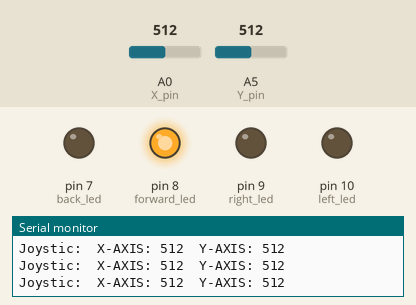
Simulated run of this sketch. Board: Arduino Uno, built with avr-gcc and run on an emulated ATmega328P. Parts: output pins drawn as LEDs (lit = HIGH), the last lines printed to the serial monitor. The inputs (shaded band) are chosen by the test bench; at power-on: A0 (X_pin) = 512, A5 (Y_pin) = 512.

Above: at 1.7 s.
1.8 s: A0 (X_pin) set to 508
At 2.2 s:
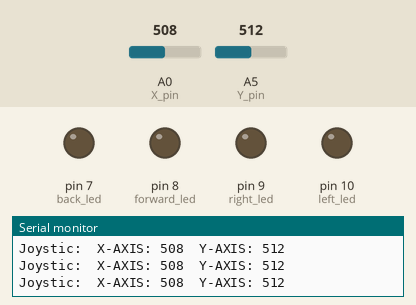
3.3 s: A5 (Y_pin) set to 493
At 4.3 s:
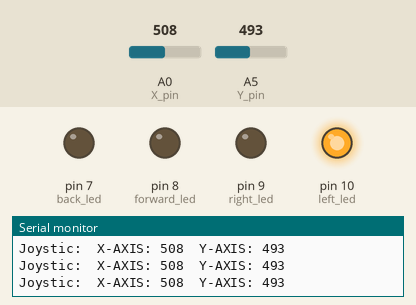
4.8 s: A5 (Y_pin) set to 516
At 5.6 s:
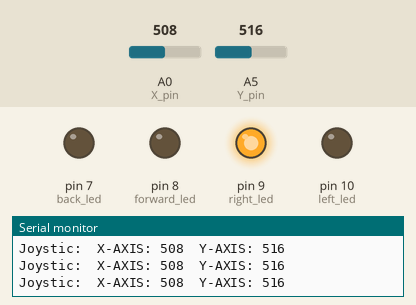
6.3 s: A5 (Y_pin) set to 511
At 7.6 s:
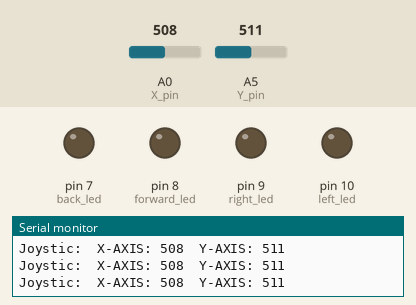
9.3 s: A0 (X_pin) set to 306
At 9.8 s:
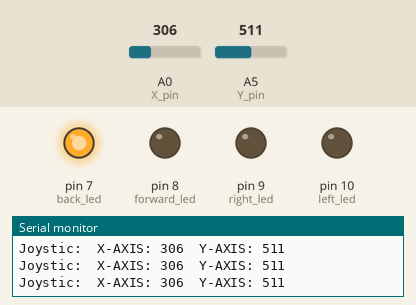
10.8 s: A0 (X_pin) set to 511
At 11.2 s:
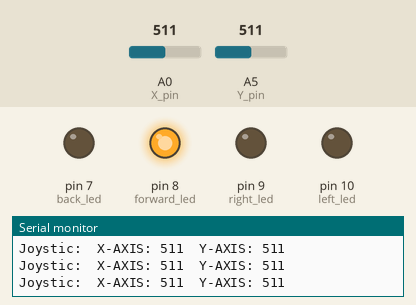
Timing chart, 0 to 13.3 s (numbered marks = the images above; inputs shaded):
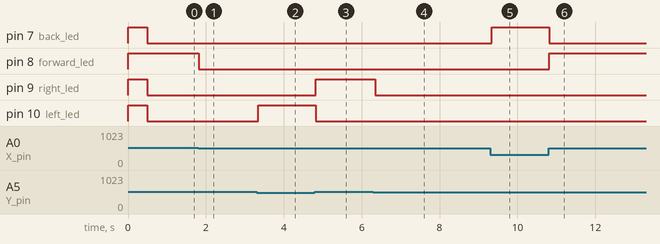

The sketch:

joystic.ino
```cpp
const int X_pin = 0;
const int Y_pin = 5;
const int forward_led = 8;
const int back_led = 7;
const int right_led = 9;
const int left_led = 10;

void setup() {
  // put your setup code here, to run once:
  pinMode(forward_led, OUTPUT);
  pinMode(back_led, OUTPUT);
  pinMode(right_led, OUTPUT);
  pinMode(left_led, OUTPUT);
  Serial.begin(9600);
  digitalWrite(forward_led, HIGH);
  digitalWrite(back_led, HIGH);
  digitalWrite(right_led, HIGH);
  digitalWrite(left_led, HIGH);
  delay(500);
  digitalWrite(forward_led, LOW);
  digitalWrite(back_led, LOW);
  digitalWrite(right_led, LOW);
  digitalWrite(left_led, LOW);
}

void loop() {
  digitalWrite(forward_led, LOW);
  digitalWrite(back_led, LOW);
  digitalWrite(right_led, LOW);
  digitalWrite(left_led, LOW);
  // put your main code here, to run repeatedly:
  Serial.print("Joystic:  ");
  int check_x = analogRead(X_pin);
  int check_y = analogRead(Y_pin);
  Serial.print("X-AXIS: ");
  Serial.print(check_x);
  Serial.print("  Y-AXIS: ");
  Serial.print(check_y);
  if (check_x == 507 && check_y == 511){
    digitalWrite(forward_led, LOW);
    digitalWrite(back_led, LOW);
    digitalWrite(right_led, LOW);
    digitalWrite(left_led, LOW);
  }
  else if (check_x > 508){
    digitalWrite(forward_led, HIGH);
  }
  else if (check_y > 512){
    digitalWrite(right_led, HIGH);
  }
   else if (check_x < 506){
    digitalWrite(back_led, HIGH);
  }
  else if (check_y < 510){
    digitalWrite(left_led, HIGH);
  }
  else{
    digitalWrite(forward_led, LOW);
    digitalWrite(back_led, LOW);
    digitalWrite(right_led, LOW);
    digitalWrite(left_led, LOW);
  }
  Serial.print("\n\n\n");
  delay(50);


}
```

Measured:
- the behaviour switches between 509 and 508 on A0 (X_pin) (found by bisection; images 0 and 1)
- the behaviour switches between 510 and 509 on A5 (Y_pin) (found by bisection; images 1 and 2)
- after the input at 1.8 s, pin 8 (forward_led): HIGH → LOW at once
- after the input at 3.3 s, pin 10 (left_led): LOW → HIGH after 0.05 s
- after the input at 4.8 s, pin 9 (right_led): LOW → HIGH at once; pin 10 (left_led): HIGH → LOW at once
- after the input at 6.3 s, pin 9 (right_led): HIGH → LOW at once
- after the input at 9.3 s, pin 7 (back_led): LOW → HIGH at once
- after the input at 10.8 s, pin 7 (back_led): HIGH → LOW at once; pin 8 (forward_led): LOW → HIGH at once
